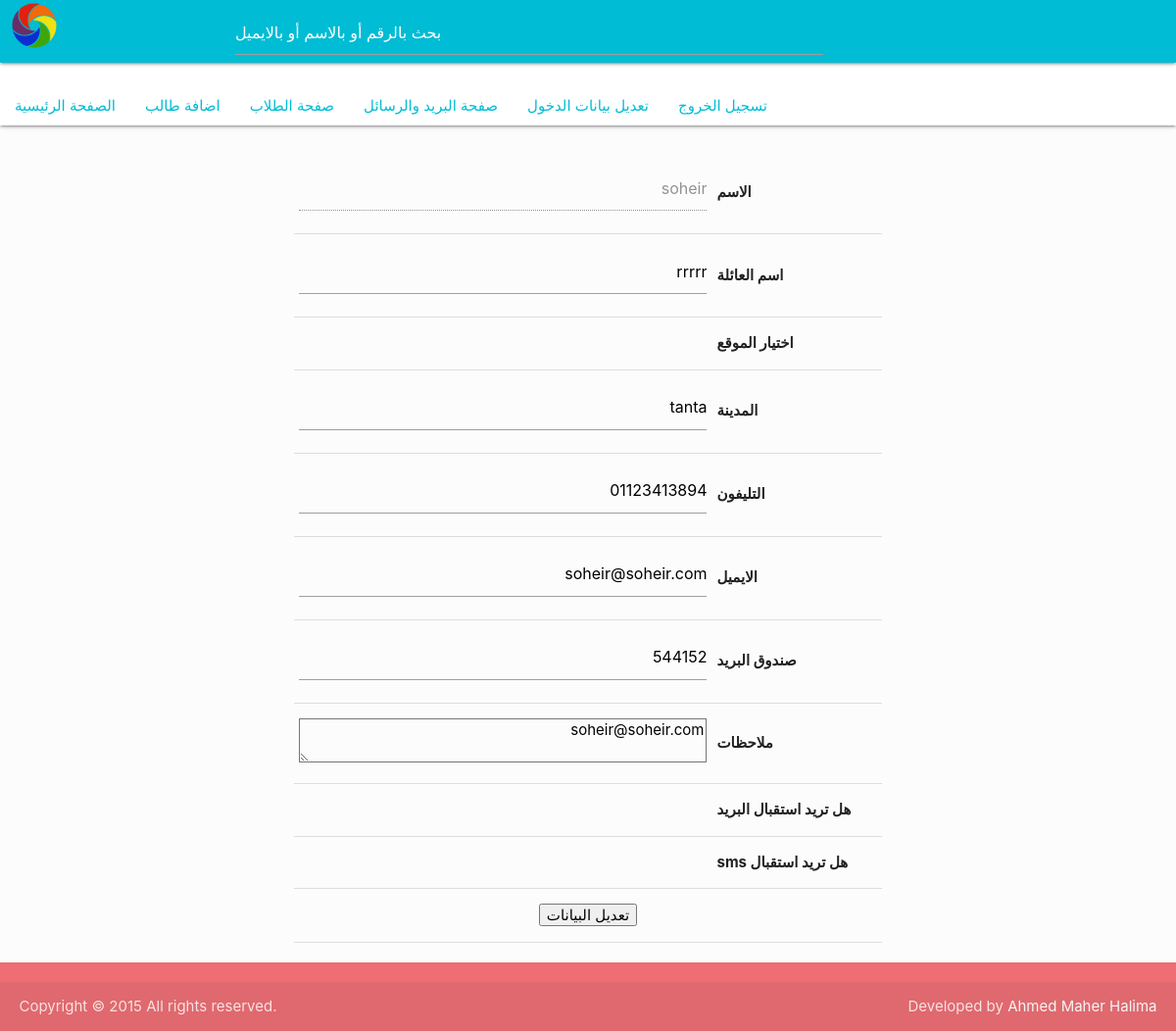
Page /index.php?page=editstudents&studentid=6 (signed in) on the committed database.
### tables this page shows
CREATE TABLE IF NOT EXISTS `student` (
`id` int(11) NOT NULL,
  `name` varchar(255) NOT NULL,
  `family` varchar(255) NOT NULL,
  `position` varchar(2) NOT NULL,
  `city` varchar(255) NOT NULL,
  `phone` varchar(255) NOT NULL,
  `email` varchar(255) NOT NULL,
  `postoffice` varchar(255) NOT NULL,
  `notes` longtext NOT NULL,
  `receiveMail` int(11) NOT NULL,
  `receiveSms` int(11) NOT NULL,
  `date` varchar(255) NOT NULL
);

### editstudents.php (the view, shortened to what this page needs)
<?php
if(isset($_GET['studentid'])){
$id = intval($_GET['studentid']);
$q = mysql_query("select * from student where id=$id") or die("error in query");
$row = mysql_fetch_assoc($q);
}
?>
<form action="index.php?page=editstudents" method="post">
<table  dir="rtl" style="width: 50%; margin: 0 auto; font-weight: bold;">
    <tr>
        <td>الاسم</td>
        <td>
        <input type="text" disabled="disabled" name="name" value="<?php echo $row['name']; ?>"  />
        </td>
    </tr>
    <tr>
        <td>اسم العائلة</td>
        <td><input type="text" name="family" value="<?php echo $row['family']; ?>" /></td>
    </tr>
    <tr>
        <td>اختيار الموقع</td>
        <td >
        </td>
    </tr>
    <tr>
        <td>المدينة</td>
        <td><input type="text" name="city" size="30" value="<?php echo $row['city']; ?>" /></td>
    </tr>
    <tr>
        <td>التليفون</td>
        <td><input type="text" name="phone" size="30" value="<?php echo $row['phone']; ?>"  /></td>
    </tr>
    <tr>
        <td>الايميل</td>
        <td><input type="email" name="email" size="30" value="<?php echo $row['email']; ?>" /></td>
    </tr>
    <tr>
        <td>صندوق البريد</td>
        <td><input type="text" name="postoffice" size="5s" value="<?php echo $row['postoffice']; ?>" /></td>
    </tr>
    <tr>
        <td>ملاحظات</td>
        <td>
            <textarea name="notes"  cols="30" rows="10"><?php echo $row['notes']; ?></textarea>
        </td>
    </tr>
    <tr>
        <td>هل تريد استقبال البريد</td>
        <td>
        </td>
    </tr>
    <tr>
        <td>هل تريد استقبال sms</td>
        <td>
        </td>
    </tr>
    <tr>
        <td colspan="2" style="text-align: center; ">
            <input name="edit" type="submit" value="تعديل البيانات" />
        </td>
    </tr>
</table>
</form>
<br />
<br />
<br />
<br />

### css/style.css (style rules this page uses)
body { background-color: #fcfcfc; }

### rows in the picture
student: name "soheir", family "rrrrr", city "tanta", phone "01123413894", email "soheir@soheir.com", postoffice "544152", notes "soheir@soheir.com"
